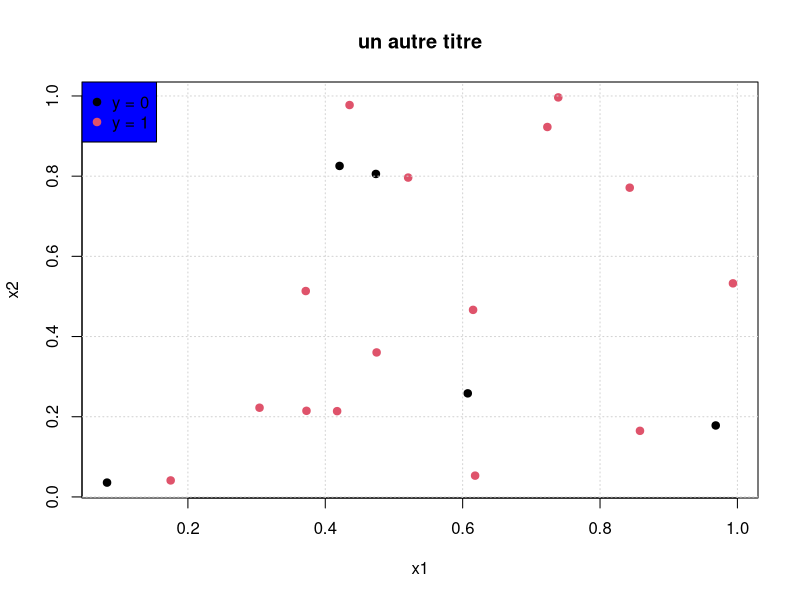

The R script that drew this image:
set.seed(22)

x1 = runif(20)
x2 = runif(20)
y = sample(c(0,1), 20, prob = rep(0.5,2), replace = T)
y = factor(y)

plot(x1, x2, col = y, pch = 19, main = "un autre titre", xlab = "x1", ylab = "x2")
grid()
legend("topleft", paste( "y =", levels(y)), col = seq(nlevels(y)), pch = 19, bg = "blue")
